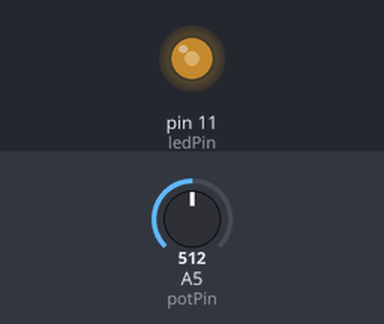
A sketch run on a simulated Arduino Uno, built with avr-gcc and run on an emulated ATmega328P. Parts: output pins drawn as LEDs (lit = HIGH). The inputs (shaded band) are chosen by the test bench; at power-on: A5 (potPin) = 512.

Above: at 1.2 s.
1.3 s: A5 (potPin) set to 716
At 2.2 s:
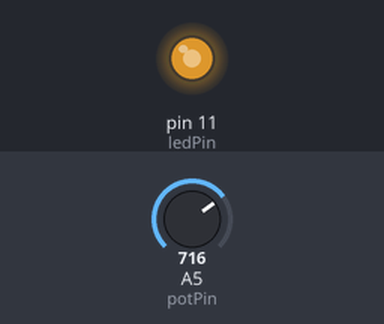
2.8 s: A5 (potPin) set to 900
At 3.3 s:
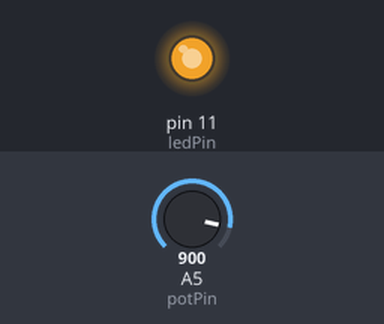
4.3 s: A5 (potPin) set to 122
At 5.5 s:
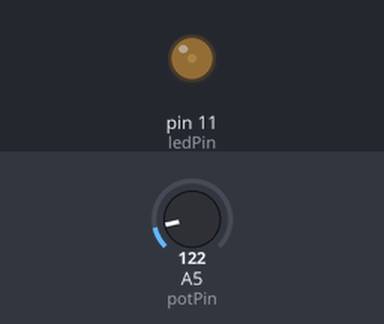
5.8 s: A5 (potPin) set to 0
At 6.8 s:
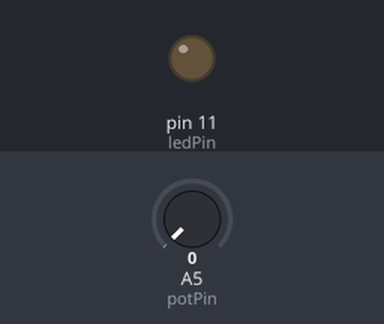
7.3 s: A5 (potPin) set to 511
At 8.0 s:
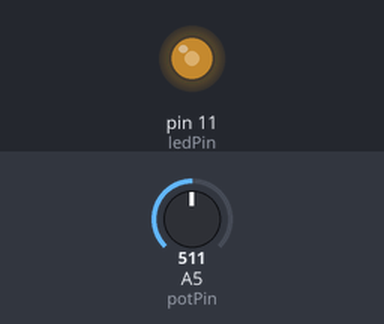
Timing chart, 0 to 9.8 s (numbered marks = the images above; inputs shaded):
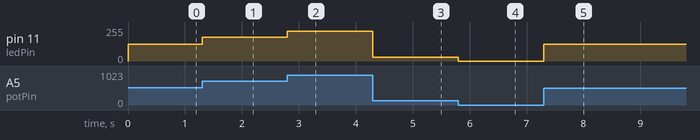

The sketch:

sketch_sep17b.ino
```cpp
const int ledPin = 11;
const int potPin = A5;
int potmeterWaarde = 0;

void setup()
{
  pinMode(ledPin, OUTPUT);
  pinMode(potPin, INPUT);
}

void loop()
{
   potmeterWaarde = map(analogRead(potPin), 0, 1023, 0, 255);
   analogWrite(ledPin, potmeterWaarde);
}
```

Measured:
- after the input at 1.3 s, pin 11 (ledPin): 127/255 → 178/255 at once
- after the input at 2.8 s, pin 11 (ledPin): 178/255 → 224/255 at once
- after the input at 4.3 s, pin 11 (ledPin): 224/255 → 30/255 at once
- after the input at 5.8 s, pin 11 (ledPin): 30/255 → 0/255 at once
- after the input at 7.3 s, pin 11 (ledPin): 0/255 → 127/255 at once
